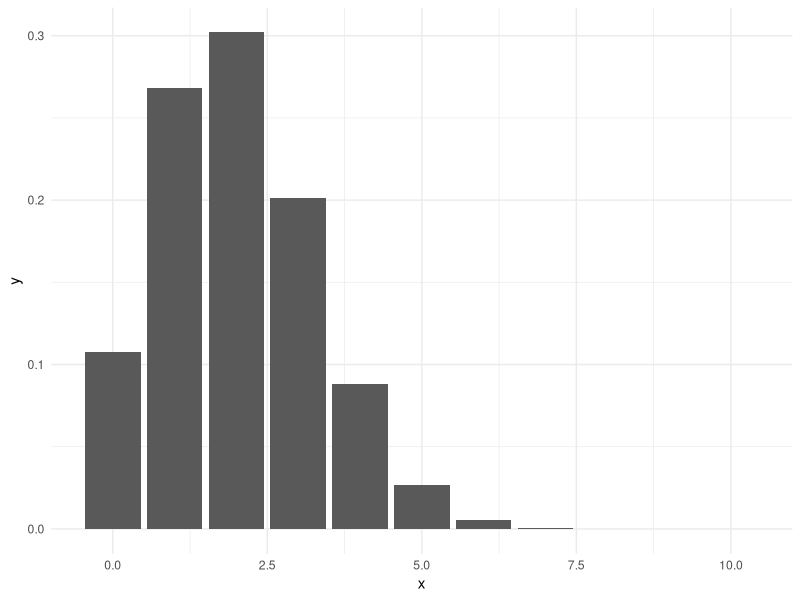
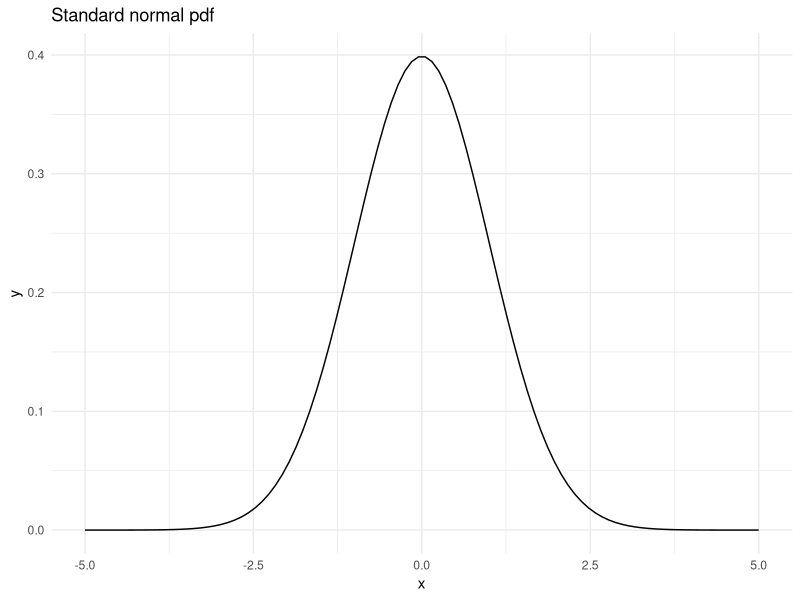
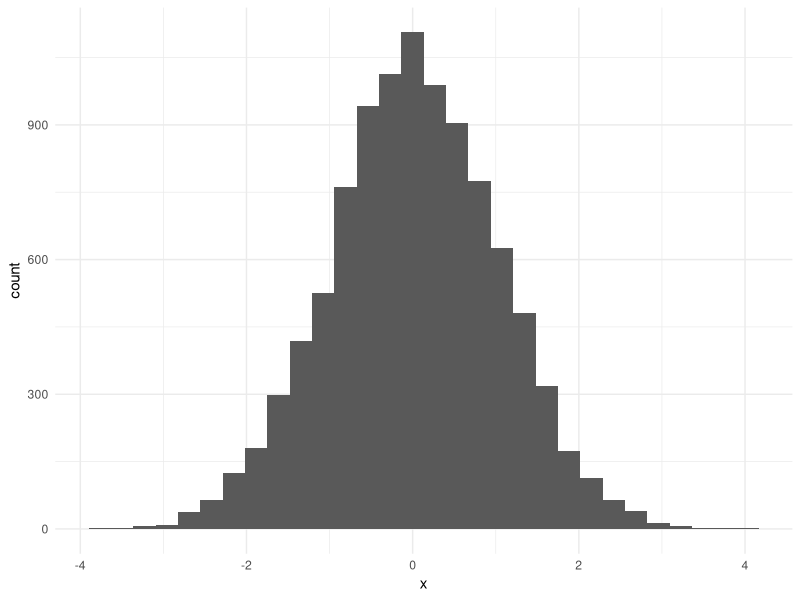
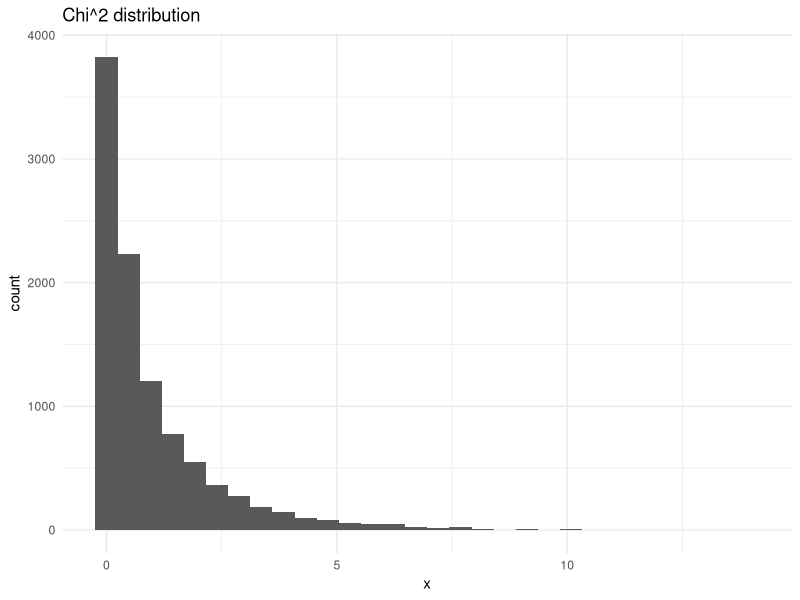
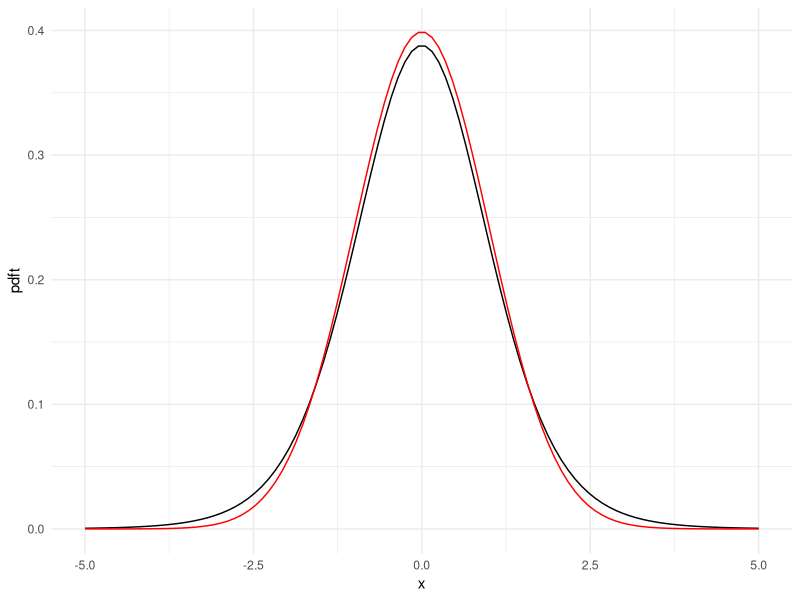
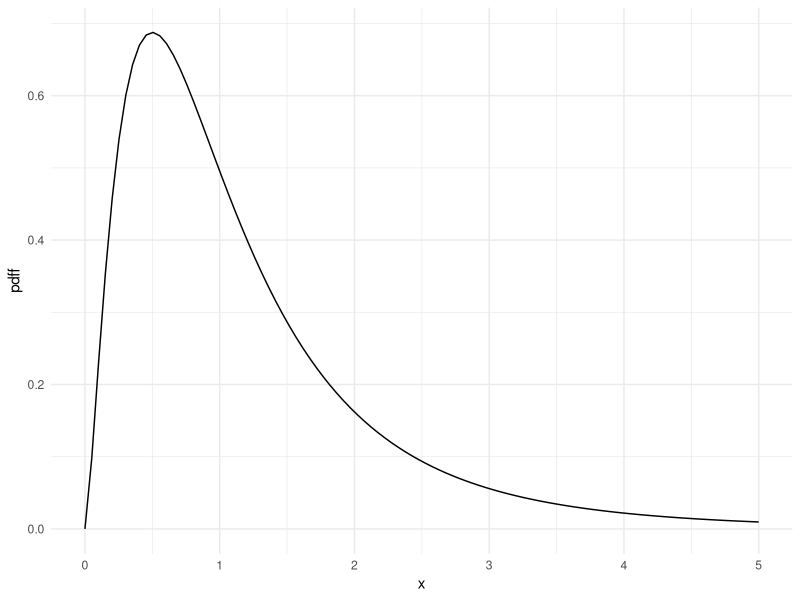
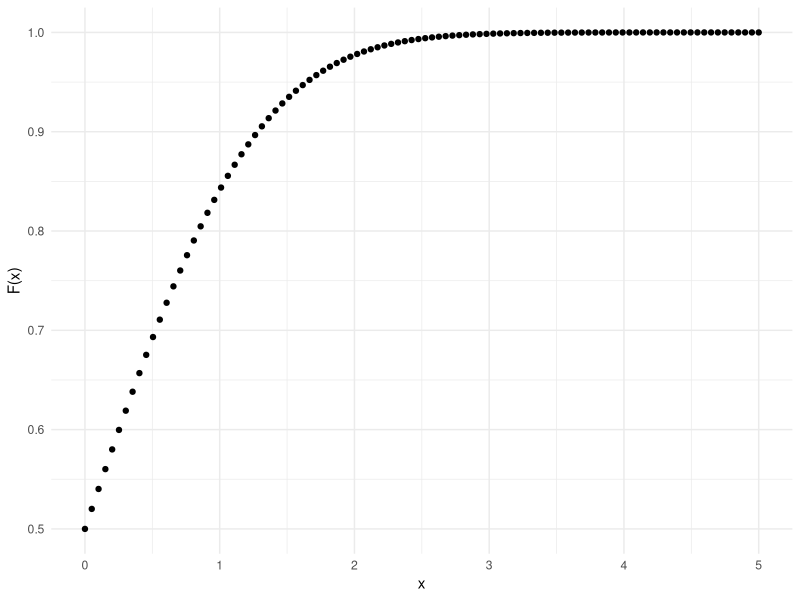
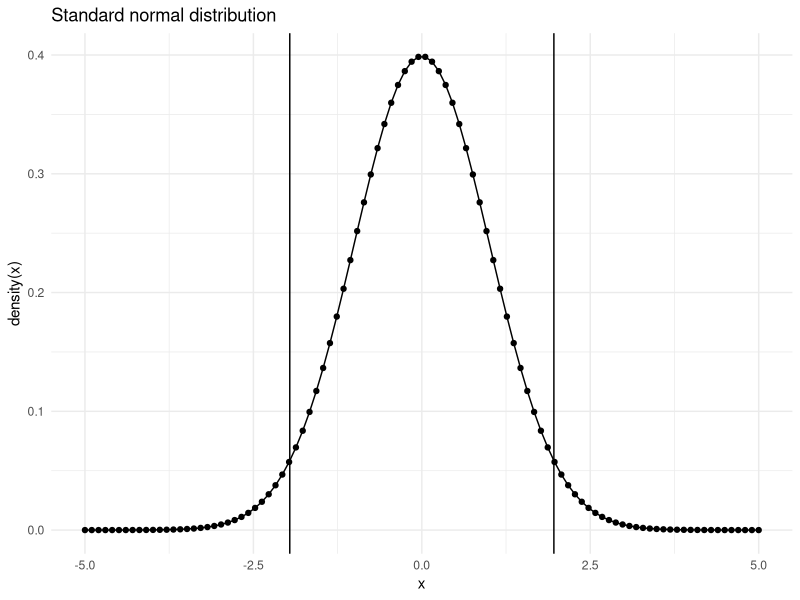

Recreate these plots in R, in order.
## ---- chunk 1
#showsol<-FALSE
showsol=TRUE
knitr::opts_chunk$set(echo = TRUE,tidy=TRUE,message=FALSE,warning=FALSE,tidy.opts=list(width.cutoff=68),
                      cache=T)
## ---- chunk 2
cat("**Solution:** 
$X$ follows a binomial distribution if its probability mass function is given by $P(X=x)={n\\choose x}p^x(1-p)^{n-x}$ for $x=0$, $1$, $\\ldots$, $n$, where the parameter $n$ is a positive integer and the parameter $p$ is a number between $0$ and $1$. Typically, $X$ is the number of successes in a Bernoulli process consisting of $n$ trials where the probability of success in each trial is $p$.
")
## ---- chunk 3
library(ggplot2)
n=10
p=0.2
probs=dbinom(0:10,n,p)
df=data.frame(x=0:10,y=probs)
p<-ggplot(data=df, aes(x=x, y=y)) +
  geom_bar(stat="identity")+theme_minimal()
p
## ---- chunk 4
cat("**Solution:**
The approximation is best for $p=0.5$. Then the probability mass function is symmetric, as is the nomral probability density function. The approximation gets worse the closer $p$ is to $0$ or $1$.
")
## ---- chunk 5
x = seq(from = -5, to = 5, length=100)
y = dnorm(x = x, mean = 0, sd = 1)
df=data.frame(x=x,y=y)
p=ggplot(data=df,aes(x=x, y=y)) +
           geom_line()+
           ggtitle("Standard normal pdf")+theme_minimal()
p
         
## ---- chunk 6
cat("**Solution:**
`dnorm(1.4)` gives `0.1497275`. For a small $\\delta$, $P(1.4-\\delta<Z<1.4+\\delta) \\approx 2\\cdot0.15\\cdot\\delta$ for a standard normally distributed $Z$.
")
## ---- chunk 7
n = 10000
x = rnorm(n = n, mean = 0, sd = 1)
p=ggplot(data.frame(x=x),aes(x))+
  geom_histogram()+theme_minimal()
p
## ---- chunk 8
cat("**Solution:**
A variable that has the chi-squared distribution with $\\nu$ degrees of freedom has expected value $\\nu$ and variance $2\\nu$, so with $\\nu=1$, the expected value is 1 and the variance 2. If $n$ is increased, sample mean and variance should get closer to 1 and 2, respectively (sample mean and variance are consistent estimators of distribution mean and variance).
")
## ---- chunk 9
n = 10000
x = rchisq(n = n, df = 1)
p=ggplot(data.frame(x=x),aes(x))+
  geom_histogram()+
  ggtitle("Chi^2 distribution")+
  theme_minimal()
p
## ---- chunk 10
cat("**Solution:**
$(n-1)S^2/\\sigma^2$ is chi-squared distributed with $n-1$ degrees of freedom. $T$ is $t$-distributed with $n-1$ degrees of freedom.
")
## ---- chunk 11
library(ggplot2)
n=10
x = seq(from = -5, to = 5, length=100)
pdft = dt(x = x, df=n-1)
pdfn=dnorm(x)
df=data.frame(x=x,pdft=pdft,pdfn=pdfn)
p=ggplot(data=df,aes(x=x)) +
  geom_line(aes(x=x,y=pdft))+
  geom_line(aes(x=x,y=pdfn),colour="red")+
  theme_minimal()
p
         
## ---- chunk 12
cat("**Solutions:**
Do as in previous plots of pdfs. The R function for the pdf of an $F$-distribution is `df`. Be careful that you don't name any `data.frame` `df`! \\par See code and plot below.
")
## ---- chunk 13
library(ggplot2)
v=5
w=10
x = seq(from = 0, to = 5, length=100)
pdff = df(x = x, df1=v, df2=w)
dframe=data.frame(x=x,pdff=pdff)
p=ggplot(data=dframe,aes(x=x,y=pdff)) +
  geom_line()+
  theme_minimal()
p
## ---- chunk 14
qplot(x, pnorm(x, 0, 1), ylab = "F(x)")+
   theme_minimal()
## ---- chunk 15
x = seq(from = -5, to = 5, length=100)
y = dnorm(x = x, mean = 0, sd = 1)
z = 1.96
qplot(x, y, geom = c("point", "line"), main = "Standard normal distribution", xlab = "x", ylab = "density(x)") + geom_vline(xintercept = c(-z,z)) +
  theme_minimal()

alpha_lower = pnorm(q = -z, mean = 0, sd = 1, lower.tail = TRUE)
alpha_upper = 1 - pnorm(q = z, mean = 0, sd = 1, lower.tail = TRUE)
c(alpha_lower, alpha_upper)
## ---- chunk 16
cat("**Solutions:**
`pnorm(-5)` and `pnorm(5)` give `2.866516e-07` and `0.9999997`, respectively, i.e. close to 0 and 1. This agrees with the figure of the cdf.
")
## ---- chunk 17
z_l = qnorm(0.025, mean = 0, sd = 1)
z_u = qnorm(0.975, mean = 0, sd = 1)
c(z_l, z_u)
## ---- chunk 18
cat("**Solution:**
We can use the following code:
")
## ---- chunk 19
pt(q = 1.8, df = 1)
pt(q = 2, df = 1) - pt(q = 1, df = 1) 
## ---- chunk 20
x = seq(-5,5, length = 100)
y = dt(x, df = 1)
qplot(x=x, y=y, main = "Student t-distribution with 1 df", geom = c("point", "line"))+theme_minimal()
## ---- chunk 21
myz.test <- function(x,sd)
{
  n <- length(x)
  xbar <- mean(x)
  zobs <- xbar/(sd/sqrt(n))
  # if you what to print remove hashtag in next line
  # print(paste("Zobs",zobs)) 
  pval<- 2*pnorm(abs(zobs),lower.tail=FALSE)
  # if you what to print remove hashtag in next line
  # print(paste("P-value",pval))
  return(list("statistic"=zobs,"p.value"=pval))
}
## ---- chunk 22
testds <- rnorm(100,mean=0.5,sd=6)
myz.test(testds,sd=6)
## ---- chunk 23
mu=0
sigma=4
n=10 # size of each data set
B=1000 # number of data sets to simulate
results <- matrix(NA,ncol=2,nrow=B)
for (i in 1:B)
{
  testX <- rnorm(n,mean=mu,sd=sigma)
  thisresult <- myz.test(testX,sigma)
  results[i,] <- c(thisresult$statistic,thisresult$p.value)
}
hist(results[,2])
## ---- chunk 24
cat("**Solution:**
The test $H_0\\colon\\mu=0$ versus $H_1\\colon\\mu\\neq0$ is performed 1000 times. The histogram (above) displays the $p$-values. They seem uniformly distributed, as $p$-values from a true simple nullhypothis should be with continuous data.
")
## ---- chunk 25
x = seq(from = -10, to = 10, length = 500)
y1 = dnorm(x, mean = 0, sd = 1)
y2 = dnorm(x, mean = 0, sd = 2)
y3 = dnorm(x, mean = 1, sd = 2)
y4 = dnorm(x, mean = -1, sd = 2)
df = data.frame(x, y1, y2, y3, y4)
ggplot(df, aes(x, y = value, color = variable))+ 
    geom_line(aes(y = y1, col = "y1")) + 
    geom_line(aes(y = y2, col = "y2")) + 
    geom_line(aes(y = y3, col = "y3")) + 
    geom_line(aes(y = y4, col = "y4")) + 
    ylim(0, 0.5) + 
    ggtitle("Normal distribution") + 
  scale_colour_discrete(name  ="Mean, sd",
                            breaks=c("y1", "y2", "y3", "y4"),
                            labels=c("0, 1", "0, 2", "1, 2 ", "-1, 2"))+ theme_minimal()
## ---- chunk 26
n = 1000
p = 0.5
x = rbinom(n, size = 1, prob = p)
qplot(x, geom = "histogram")+ theme_minimal()
## ---- chunk 27
cat("**Solution:**
An experiment of flipping a coin 100 times is repeated 1000 times. Each of the 1000 results will be an integer between 0 and 1000 (inclusive). The number of heads in each experiment has the binomial distribution with parameters $n=100$ and $p=0.5$. The mean of this distribution is $np=50$ and the variance is $np(1-p)=25$. We find the probability of having one or zero heads by `pbinom(1, size=100, prob=0.5)`, which gives `7.967495e-29`, and the probability of having exactly one head by `dbinom(1,100,.5)`, which gives `7.888609e-29`, i.e., very small probabilities. \\par The R code (below) draws a kernel density estimate (a smoothed version of the histogram) of the number of heads in the 1000 experiments (red). The same is done for a normal approximation to the binomial distribution (blue).
")
## ---- chunk 28
n = 1000
p = 0.5
x = rbinom(n, size = 100, prob = 0.5)
x_normal = rnorm(n, mean = 100*p, sd = sqrt(100*p*(1-p)))
#hist(x)
#hist(x_normal)

df = data.frame(x = x, x_normal = x_normal)
ggplot(data = df, aes(x = values), color = variable) + 
  geom_density(aes(x = x, col = "x")) + 
  geom_density(aes(x = x_normal, col = "x_normal"))+
   theme_minimal()
## ---- chunk 29
cat("**Solution:**
R code and plots:
")
## ---- chunk 30
x = seq(from = 0, to = 8, length = 500)
y1 = dchisq(x, df = 1)
y2 = dchisq(x, df = 2)
y3 = dchisq(x, df = 3)
y4 = dchisq(x, df = 4)
y6 = dchisq(x, df = 6)
y9 = dchisq(x, df = 9)

df = data.frame(x,y1,y2,y3,y4,y6,y9)
ggplot(df, aes(x, y = value, color = variable))+ 
    geom_line(aes(y = y1, col = "y1")) + 
    geom_line(aes(y = y2, col = "y2")) + 
    geom_line(aes(y = y3, col = "y3")) + 
    geom_line(aes(y = y4, col = "y4")) + 
    geom_line(aes(y = y6, col = "y6")) + 
    geom_line(aes(y = y9, col = "y9")) + 
    ylim(0, 0.5) + theme_minimal()+
    ggtitle("Chi^2-pdf") + 
  scale_colour_discrete(name  ="Df",
                            breaks=c("y1", "y2", "y3", "y4", "y6", "y9"),
                            labels=c("1", "2", "3", "4", "6", "9"))
   

x = seq(from = 0, to = 8, length = 500)
y1 = pchisq(x, df = 1) 
y2 = pchisq(x, df = 2) 
y3 = pchisq(x, df = 3) 
y4 = pchisq(x, df = 4) 
y6 = pchisq(x, df = 6) 
y9 = pchisq(x, df = 9) 

df = data.frame(x,y1,y2,y3,y4,y6,y9)
ggplot(df, aes(x, y = value, color = variable))+ 
    geom_line(aes(y = y1, col = "y1")) + 
    geom_line(aes(y = y2, col = "y2")) + 
    geom_line(aes(y = y3, col = "y3")) + 
    geom_line(aes(y = y4, col = "y4")) + 
    geom_line(aes(y = y6, col = "y6")) + 
    geom_line(aes(y = y9, col = "y9")) + 
    ylim(0, 1) + 
    ggtitle("Chi^2-cdf") + theme_minimal()+
  scale_colour_discrete(name  ="Df",
                            breaks=c("y1", "y2", "y3", "y4", "y6", "y9"),
                            labels=c("1", "2", "3", "4", "6", "9"))

x = seq(from = -4, to = 4, length = 500)
y1 = dt(x, df = 1)
y2 = dt(x, df = 2)
y3 = dt(x, df = 3)
y4 = dt(x, df = 4)
y5 = dt(x, df = 5)

df = data.frame(x,y1,y2,y3,y4,y5)
ggplot(df, aes(x, y = value, color = variable))+ 
    geom_line(aes(y = y1, col = "y1")) + 
    geom_line(aes(y = y2, col = "y2")) + 
    geom_line(aes(y = y3, col = "y3")) + 
    geom_line(aes(y = y4, col = "y4")) + 
    geom_line(aes(y = y5, col = "y5")) + 
    ylim(0, 0.4) + 
    ggtitle("T-pdf") + 
  scale_colour_discrete(name  ="Df",
                            breaks=c("y1", "y2", "y3", "y4", "y5"),
                            labels=c("1", "2", "3", "4", "5")) +  theme_minimal()

x = seq(from = -4, to = 4, length = 500)
y1 = pt(x, df = 1) 
y2 = pt(x, df = 2) 
y3 = pt(x, df = 3) 
y4 = pt(x, df = 4) 
y6 = pt(x, df = 5) 

df = data.frame(x,y1,y2,y3,y4,y5)
ggplot(df, aes(x, y = value, color = variable))+ 
    geom_line(aes(y = y1, col = "y1")) + 
    geom_line(aes(y = y2, col = "y2")) + 
    geom_line(aes(y = y3, col = "y3")) + 
    geom_line(aes(y = y4, col = "y4")) + 
    geom_line(aes(y = y6, col = "y5")) + 
    ylim(0, 1) + 
    ggtitle("T-cdf") + 
  scale_colour_discrete(name  ="Df",
                            breaks=c("y1", "y2", "y3", "y4", "y5"),
                            labels=c("1", "2", "3", "4", "5")) + theme_minimal()
